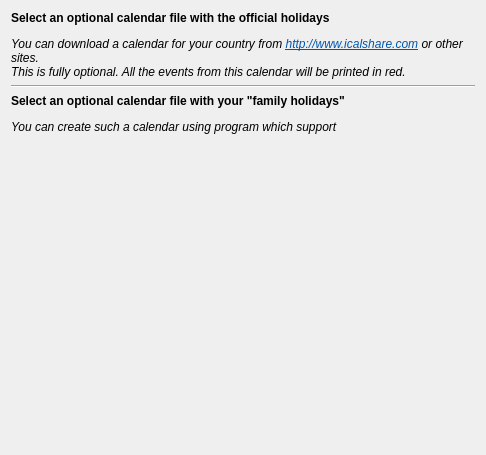
<ui version="4.0" >
 <class>CalEvents</class>
 <widget class="QWidget" name="CalEvents" >
  <property name="geometry" >
   <rect>
    <x>0</x>
    <y>0</y>
    <width>486</width>
    <height>455</height>
   </rect>
  </property>
  <property name="windowTitle" >
   <string>Calendar events</string>
  </property>
  <layout class="QVBoxLayout" >
   <item>
    <widget class="QLabel" name="ohHeaderLabel" >
     <property name="font" >
      <font>
       <weight>75</weight>
       <bold>true</bold>
      </font>
     </property>
     <property name="text" >
      <string>Select an optional calendar file with the official holidays</string>
     </property>
    </widget>
   </item>
   <item>
    <widget class="Digikam::DFileSelector" name="ohUrlRequester"/>
   </item>
   <item>
    <widget class="QLabel" name="ohExplainLabel" >
     <property name="font" >
      <font>
       <italic>true</italic>
      </font>
     </property>
     <property name="text" >
      <string>&lt;!DOCTYPE HTML PUBLIC "-//W3C//DTD HTML 4.0//EN" "http://www.w3.org/TR/REC-html40/strict.dtd">
&lt;html>&lt;head>&lt;meta name="qrichtext" content="1" />&lt;style type="text/css">
p, li { white-space: pre-wrap; }
&lt;/style>&lt;/head>&lt;body style=" font-family:'DejaVu Sans'; font-size:9pt; font-weight:400; font-style:italic;">
&lt;p style=" margin-top:0px; margin-bottom:0px; margin-left:0px; margin-right:0px; -qt-block-indent:0; text-indent:0px;">You can download a calendar for your country from &lt;a href="http://www.icalshare.com">&lt;span style=" text-decoration: underline; color:#0057ae;">http://www.icalshare.com&lt;/span>&lt;/a> or other sites.&lt;/p>
&lt;p style=" margin-top:0px; margin-bottom:0px; margin-left:0px; margin-right:0px; -qt-block-indent:0; text-indent:0px;">This is fully optional. All the events from this calendar will be printed in red.&lt;/p>&lt;/body>&lt;/html></string>
     </property>
     <property name="alignment" >
      <set>Qt::AlignVCenter</set>
     </property>
     <property name="wordWrap" >
      <bool>true</bool>
     </property>
    </widget>
   </item>
   <item>
    <widget class="Line" name="line1" >
     <property name="frameShape" >
      <enum>QFrame::HLine</enum>
     </property>
     <property name="frameShadow" >
      <enum>QFrame::Sunken</enum>
     </property>
    </widget>
   </item>
   <item>
    <widget class="QLabel" name="fhHeaderLabel" >
     <property name="font" >
      <font>
       <weight>75</weight>
       <bold>true</bold>
      </font>
     </property>
     <property name="text" >
      <string>Select an optional calendar file with your "family holidays"</string>
     </property>
     <property name="wordWrap" >
      <bool>false</bool>
     </property>
    </widget>
   </item>
   <item>
    <widget class="Digikam::DFileSelector" name="fhUrlRequester"/>       
   </item>
   <item>
    <widget class="QLabel" name="fhExplainLabel" >
     <property name="font" >
      <font>
       <italic>true</italic>
      </font>
     </property>
     <property name="text" >
         <string>You can create such a calendar using program which support <a href='https://en.wikipedia.org/wiki/ICalendar'>iCalendar format</a>.
This is fully optional. All the events from this calendar will be printed in green.</string>
     </property>
     <property name="alignment" >
      <set>Qt::AlignVCenter</set>
     </property>
     <property name="wordWrap" >
      <bool>true</bool>
     </property>
    </widget>
   </item>
   <item>
    <spacer name="spacer1" >
     <property name="orientation" >
      <enum>Qt::Vertical</enum>
     </property>
     <property name="sizeType" >
      <enum>QSizePolicy::Expanding</enum>
     </property>
     <property name="sizeHint" stdset="0" >
      <size>
       <width>41</width>
       <height>140</height>
      </size>
     </property>
    </spacer>
   </item>
  </layout>
 </widget>
 <layoutdefault spacing="6" margin="11" />
 <pixmapfunction>qPixmapFromMimeSource</pixmapfunction>
 <customwidgets>
  <customwidget>
   <class>Digikam::DFileSelector</class>
   <extends>QWidget</extends>
   <header>dwidgetutils.h</header>
  </customwidget>
 </customwidgets>
 <resources/>
 <connections/>
 <slots>
  <signal>fhChanged(QString)</signal>
  <signal>ohChanged(QString)</signal>
 </slots>
</ui>
